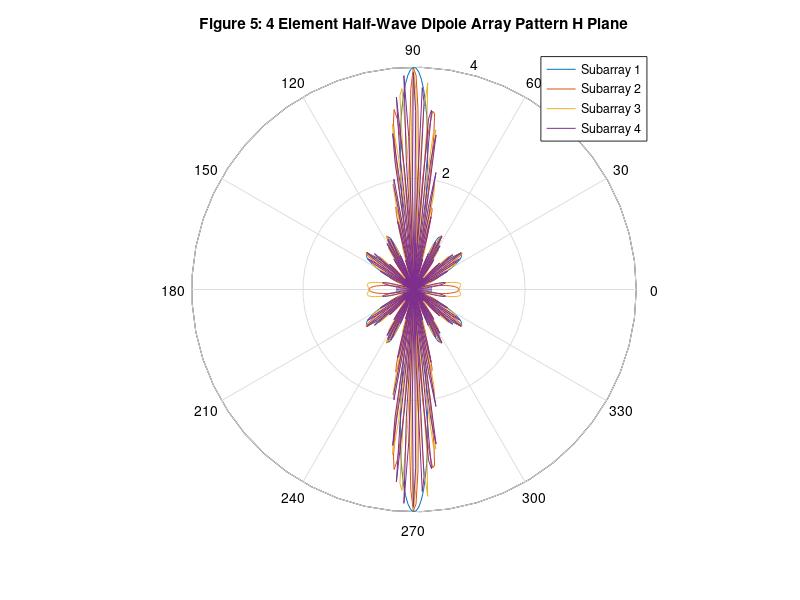

Write the MATLAB code that produced this figure. (Note: this script raises an error after producing the figure.)
%% Background
% I have come up with an algorithm to compensate subarrays of a large Van
% Atta array to create retrodirectivity. I have come up with a method to
% analyze beam parameters of the large array based on error in
% compenstation value. This code is an attempt to demonstrate that

clear all 
close all
clc
% Define angles for plotting of patterns
theta = linspace(0,2*pi,500);
phi = linspace(0,2*pi,500);
% Define parameters of incident wave
fo = 79e9;
c = 2.99792458e8;                                           % frequency of 
lamda = c/fo;                                               % free space wavelength
d = 0.8*lamda;                                              % element seperation
theta_i = pi/4;                                             % incident angle on array
%i_phi = 2*pi/lamda*d*cos(theta);                            % relative incident phases
M = 4;                                                      % Number of subarray
N = 4;                                                      % Number of elements per sub array
% for every elemt

%delta_phi_1 = N*(M-1)*i_phi;                                % Compensation values for farthest array
%delta_phi = linspace(N*i_phi,delta_phi_1,M/2);              % Vector of compensation values for each subarray  
%i_phi_vector = 0:-i_phi:-(M*N-1)*i_phi;                     % relative incident phases for all elements
%i_phi_vector = wrapTo2Pi(i_phi_vector);                         % normalize to 2*pi rad 

%% Prior to compensating analysis
% Plot AF for each array
% Plot total AF
close all
clc
for n = 0:N*M-1
    for i = 1:size(theta,2)
        AF_values(n+1,i) = exp(-1i*n*2*pi/lamda*d*cos(theta(i)));
    end
end

%AF_values_mag = abs(AF_values);
AF_total = sum(AF_values(1:16,:));
AF_element1 = sum(AF_values(1:4,:));
AF_element2 = sum(AF_values(5:8,:));
AF_element3 = sum(AF_values(9:12,:));
AF_element4 = sum(AF_values(13:16,:));
figure(1)
polar(theta, AF_total);

%%
AF_total = [AF_element1; AF_element2; AF_element3; AF_element4];
for i = 1:M
    figure(1)
    polar(theta, AF_total(i,:));
    legend('Subarray 1','Subarray 2','Subarray 3','Subarray 4')
    title('Figure 5: 4 Element Half-Wave Dipole Array Pattern H Plane');
    hold on
end

hold off

%% Plot compensated total AF
% Note the direction should be the same as array 1 but with a thinner
% beamwidth

%% Plot compensated total AF vs Different error values
delta_phi_e = 0.3*i_phi;                                    % relative error in compensation.. picked semi arbitraly








